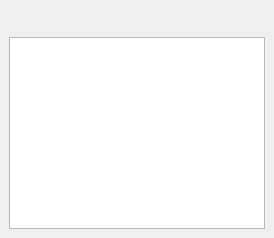
  <widget class="QDockWidget" name="dockw_more">
   <property name="windowTitle">
    <string>Object Explorer</string>
   </property>
   <attribute name="dockWidgetArea">
    <number>1</number>
   </attribute>
   <widget class="QWidget" name="dockWidgetContents_4">
    <layout class="QGridLayout" name="gridLayout_3">
     <item row="0" column="0">
      <layout class="QHBoxLayout" name="hlayout_obj">
       <property name="spacing">
        <number>0</number>
       </property>
       <item>
        <widget class="QPushButton" name="btnObjAdd">
         <property name="sizePolicy">
          <sizepolicy hsizetype="Fixed" vsizetype="Fixed">
           <horstretch>0</horstretch>
           <verstretch>0</verstretch>
          </sizepolicy>
         </property>
         <property name="text">
          <string/>
         </property>
         <property name="icon">
          <iconset resource="swmm.qrc">
           <normaloff>:/icons/obj_add.png</normaloff>:/icons/obj_add.png</iconset>
         </property>
         <property name="iconSize">
          <size>
           <width>20</width>
           <height>20</height>
          </size>
         </property>
         <property name="flat">
          <bool>true</bool>
         </property>
        </widget>
       </item>
       <item>
        <widget class="QPushButton" name="btnObjDelete">
         <property name="sizePolicy">
          <sizepolicy hsizetype="Fixed" vsizetype="Fixed">
           <horstretch>0</horstretch>
           <verstretch>0</verstretch>
          </sizepolicy>
         </property>
         <property name="text">
          <string/>
         </property>
         <property name="icon">
          <iconset resource="swmm.qrc">
           <normaloff>:/icons/obj_delete.png</normaloff>:/icons/obj_delete.png</iconset>
         </property>
         <property name="iconSize">
          <size>
           <width>20</width>
           <height>20</height>
          </size>
         </property>
         <property name="flat">
          <bool>true</bool>
         </property>
        </widget>
       </item>
       <item>
        <widget class="QPushButton" name="btnObjProperty">
         <property name="sizePolicy">
          <sizepolicy hsizetype="Fixed" vsizetype="Fixed">
           <horstretch>0</horstretch>
           <verstretch>0</verstretch>
          </sizepolicy>
         </property>
         <property name="text">
          <string/>
         </property>
         <property name="icon">
          <iconset resource="swmm.qrc">
           <normaloff>:/icons/obj_property.png</normaloff>:/icons/obj_property.png</iconset>
         </property>
         <property name="iconSize">
          <size>
           <width>20</width>
           <height>20</height>
          </size>
         </property>
         <property name="flat">
          <bool>true</bool>
         </property>
        </widget>
       </item>
       <item>
        <widget class="QPushButton" name="btnObjMoveUp">
         <property name="sizePolicy">
          <sizepolicy hsizetype="Fixed" vsizetype="Fixed">
           <horstretch>0</horstretch>
           <verstretch>0</verstretch>
          </sizepolicy>
         </property>
         <property name="text">
          <string/>
         </property>
         <property name="icon">
          <iconset resource="swmm.qrc">
           <normaloff>:/icons/obj_moveup.png</normaloff>:/icons/obj_moveup.png</iconset>
         </property>
         <property name="iconSize">
          <size>
           <width>20</width>
           <height>20</height>
          </size>
         </property>
         <property name="flat">
          <bool>true</bool>
         </property>
        </widget>
       </item>
       <item>
        <widget class="QPushButton" name="btnObjMoveDown">
         <property name="sizePolicy">
          <sizepolicy hsizetype="Fixed" vsizetype="Fixed">
           <horstretch>0</horstretch>
           <verstretch>0</verstretch>
          </sizepolicy>
         </property>
         <property name="text">
          <string/>
         </property>
         <property name="icon">
          <iconset resource="swmm.qrc">
           <normaloff>:/icons/obj_movedown.png</normaloff>:/icons/obj_movedown.png</iconset>
         </property>
         <property name="iconSize">
          <size>
           <width>20</width>
           <height>20</height>
          </size>
         </property>
         <property name="flat">
          <bool>true</bool>
         </property>
        </widget>
       </item>
       <item>
        <widget class="QPushButton" name="btnObjSort">
         <property name="sizePolicy">
          <sizepolicy hsizetype="Fixed" vsizetype="Fixed">
           <horstretch>0</horstretch>
           <verstretch>0</verstretch>
          </sizepolicy>
         </property>
         <property name="text">
          <string/>
         </property>
         <property name="icon">
          <iconset resource="swmm.qrc">
           <normaloff>:/icons/obj_sort.png</normaloff>:/icons/obj_sort.png</iconset>
         </property>
         <property name="iconSize">
          <size>
           <width>20</width>
           <height>20</height>
          </size>
         </property>
         <property name="flat">
          <bool>true</bool>
         </property>
        </widget>
       </item>
      </layout>
     </item>
     <item row="1" column="0">
      <widget class="QListWidget" name="listViewObjects"/>
     </item>
    </layout>
   </widget>
  </widget>
